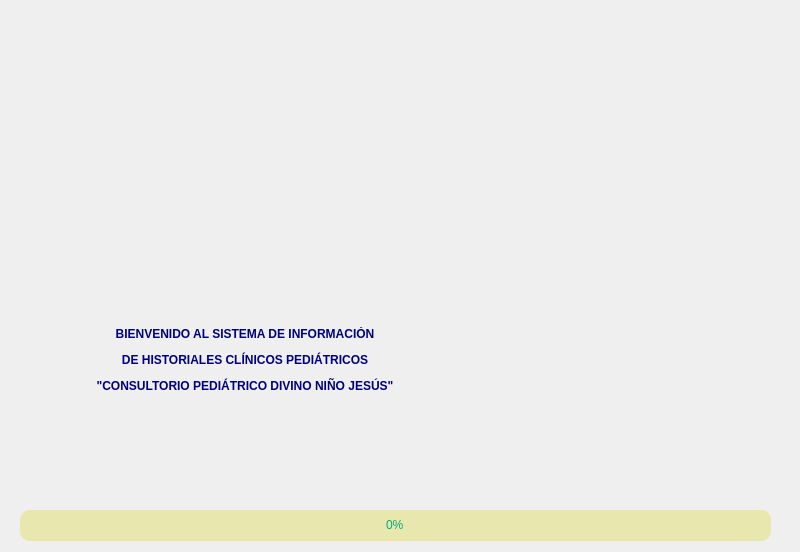
<?xml version="1.0" encoding="UTF-8"?>
<ui version="4.0">
 <class>Dialog</class>
 <widget class="QDialog" name="Dialog">
  <property name="geometry">
   <rect>
    <x>0</x>
    <y>0</y>
    <width>800</width>
    <height>552</height>
   </rect>
  </property>
  <property name="minimumSize">
   <size>
    <width>800</width>
    <height>552</height>
   </size>
  </property>
  <property name="maximumSize">
   <size>
    <width>800</width>
    <height>552</height>
   </size>
  </property>
  <property name="cursor">
   <cursorShape>WaitCursor</cursorShape>
  </property>
  <property name="windowTitle">
   <string>Bienvenido</string>
  </property>
  <property name="windowIcon">
   <iconset>
    <normaloff>../../Imagenes usadas/logotipo.png</normaloff>../../Imagenes usadas/logotipo.png</iconset>
  </property>
  <property name="styleSheet">
   <string notr="true">*{
	font: 75 italic 14pt &quot;Times New Roman&quot;;
	color: rgb(0, 0, 127);
}</string>
  </property>
  <widget class="QLabel" name="fondo">
   <property name="geometry">
    <rect>
     <x>0</x>
     <y>0</y>
     <width>800</width>
     <height>552</height>
    </rect>
   </property>
   <property name="minimumSize">
    <size>
     <width>800</width>
     <height>552</height>
    </size>
   </property>
   <property name="maximumSize">
    <size>
     <width>800</width>
     <height>552</height>
    </size>
   </property>
   <property name="text">
    <string/>
   </property>
   <property name="pixmap">
    <pixmap>../../Imagenes usadas/pediatria.png</pixmap>
   </property>
   <property name="scaledContents">
    <bool>true</bool>
   </property>
  </widget>
  <widget class="QLabel" name="texto">
   <property name="geometry">
    <rect>
     <x>30</x>
     <y>480</y>
     <width>241</width>
     <height>21</height>
    </rect>
   </property>
   <property name="font">
    <font>
     <family>Times New Roman</family>
     <pointsize>14</pointsize>
     <weight>9</weight>
     <italic>true</italic>
     <bold>false</bold>
    </font>
   </property>
   <property name="text">
    <string>&lt;html&gt;&lt;head/&gt;&lt;body&gt;&lt;p&gt;&lt;span style=&quot; color:#0000ff;&quot;/&gt;&lt;/p&gt;&lt;/body&gt;&lt;/html&gt;</string>
   </property>
  </widget>
  <widget class="QProgressBar" name="barra1">
   <property name="geometry">
    <rect>
     <x>20</x>
     <y>510</y>
     <width>751</width>
     <height>31</height>
    </rect>
   </property>
   <property name="styleSheet">
    <string notr="true">QProgressBar{
	
	background-color: rgb(232, 232, 174);
	
	color: rgb(0, 170, 127);
	border-style:solid;
	border-radius:10px;
	text-align:center;
}
QProgressBar::chunk{
	border-radius:10px;
	background-color: qlineargradient(spread:pad, x1:0, y1:0, x2:1, y2:1, stop:0 rgba(136, 203, 223, 255), stop:1 rgba(255, 255, 255, 255));
}</string>
   </property>
   <property name="value">
    <number>0</number>
   </property>
  </widget>
  <widget class="QLabel" name="label">
   <property name="geometry">
    <rect>
     <x>10</x>
     <y>310</y>
     <width>470</width>
     <height>100</height>
    </rect>
   </property>
   <property name="minimumSize">
    <size>
     <width>470</width>
     <height>100</height>
    </size>
   </property>
   <property name="maximumSize">
    <size>
     <width>470</width>
     <height>100</height>
    </size>
   </property>
   <property name="text">
    <string>&lt;html&gt;&lt;head/&gt;&lt;body&gt;&lt;p align=&quot;center&quot;&gt;&lt;span style=&quot; font-weight:600;&quot;&gt;BIENVENIDO AL SISTEMA DE INFORMACIÓN&lt;/span&gt;&lt;/p&gt;&lt;p align=&quot;center&quot;&gt;&lt;span style=&quot; font-weight:600;&quot;&gt;DE HISTORIALES CLÍNICOS PEDIÁTRICOS&lt;/span&gt;&lt;/p&gt;&lt;p align=&quot;center&quot;&gt;&lt;span style=&quot; font-weight:600;&quot;&gt;&amp;quot;CONSULTORIO PEDIÁTRICO DIVINO NIÑO JESÚS&amp;quot;&lt;/span&gt;&lt;/p&gt;&lt;/body&gt;&lt;/html&gt;</string>
   </property>
  </widget>
 </widget>
 <resources/>
 <connections/>
</ui>
